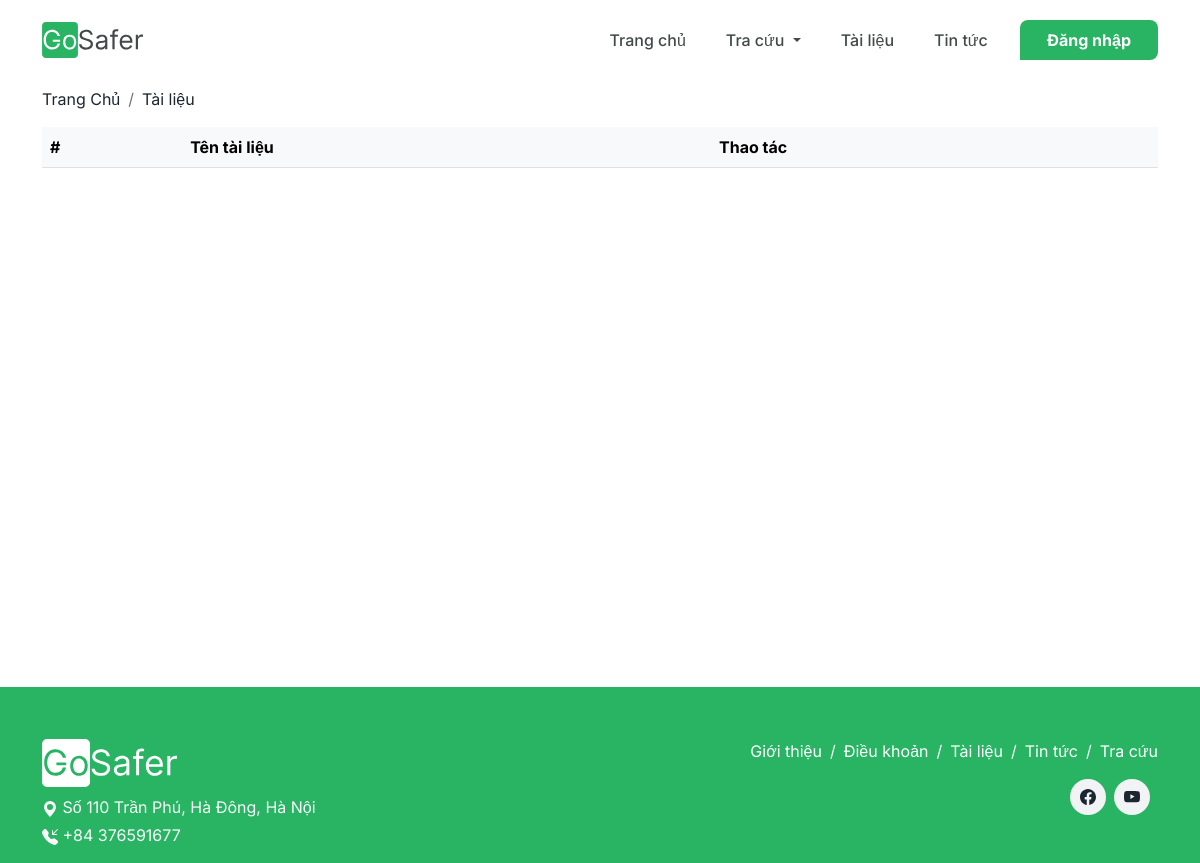
The page /document on the database as committed earlier.
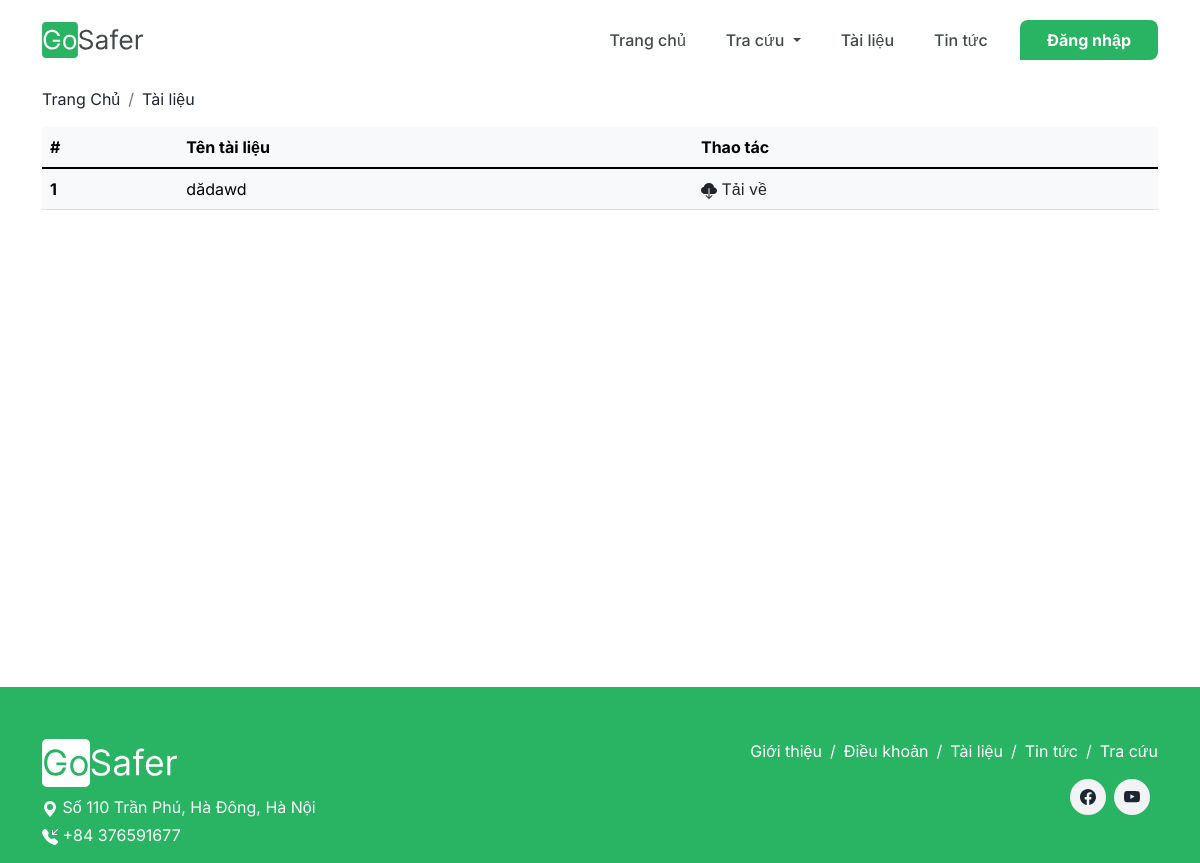
The same page on the database as committed later.
### tables this page shows
CREATE TABLE `documents` (
  `id` bigint(20) unsigned NOT NULL AUTO_INCREMENT,
  `name` varchar(250) NOT NULL,
  `file` varchar(100) NOT NULL,
  `description` text DEFAULT NULL,
  PRIMARY KEY (`id`)
);

### src/Renderer/View.php (called while the page is built, shortened)
<?php
class View implements BaseView
{
    private Application $app;
    private $name;
    private function __construct(Application $app,$name, $data)
    {
        $this->app = $app;
        $this->name = $name;
    }
    public function render()
    {
        require_once ($this->app->path('resource.view')."/$this->name.gosafer.php");
    }
}

### src/Http/ViewResponse.php (called while the page is built, shortened)
<?php
class ViewResponse extends BaseResponse
{
    public function render()
    {
        $this->response->render();
    }
}

### src/Http/Handler.php (called while the page is built, shortened)
<?php
class Handler
{
    private Router $router;
    private ResponseInterface $response;
    public function __construct(Application $app, Router $router)
    {
        $this->router = $router;
    }
    public function handle(Request $request) {
        $url = trim($request->url(), '/');
        $response = $this->router->dispatch($url, $request->method());
        if(is_string($response) || is_null($response))
        {
            $this->response = new BaseResponse(200, $response);
        }
        else if(is_array($response))
        {
            $this->response = new JsonResponse(200, $response);
        }
        else if($response instanceof View)
        {
            $this->response = new ViewResponse(200, $response);
        }
        return $this;
    }
    public function send()
    {
        $this->response->code();
        $this->response->header();
        $this->response->render();
    }
}

### public/index.php (called while the page is built, shortened)
<?php
$app = new GoSafer\App\Application(dirname(__DIR__));
$app->make('http')->handle(\GoSafer\Http\Request::capture())->send();

### src/App/Application.php (called while the page is built, shortened)
<?php
class Application {
    private $instances = array();
    public function bind($name, $object)
    {
        $this->instances[$name] = $object;
    }
    public function make($name)
    {
        return $this->instances[$name];
    }
}

### src/helper.php (called while the page is built, shortened)
<?php
function app($name)
{
    return GoSafer\App\Application::$app->make($name);
}

### src/Model/Model.php (called while the page is built, shortened)
<?php
abstract class Model
{
    protected $table;
    private Connector $connector;
    private QueryBuilder $builder;
    public function __construct()
    {
        $this->connector = app('connector');
        $this->builder = new QueryBuilder();
        $this->builder->select($this->table);
    }
    public function all()
    {
        $query = $this->builder->select($this->table)->get();
        return $this->connector->query($query);
    }
}

### src/Sql/Query/Select.php (called while the page is built, shortened)
<?php
class Select extends Table
{
    private $columns;
    private Where $where;
    public function __construct($table = null, array $columns = null)
    {
        $this->table = $table;
        $this->where = new Where;
    }
    public function part() : string
    {
        return 'SELECT';
    }
    public function build() : string
    {
        $sqlSelect = $this->buildSelect();
        $sqlWhere = $this->buildWhere();
        $sql = $sqlSelect.' WHERE '.$sqlWhere;
        return empty($sqlWhere) ? $sqlSelect : $sql;
    }
    public function buildSelect() : string
    {
        $columns = '*';
        $part = $this->part();
        if(is_string($this->columns)) {
            $columns = $this->columns;
        } else if(is_array($this->columns)) {
            $columns = implode(', ', $this->columns);
        }
        return "$part $columns FROM $this->table";
    }
    public function buildWhere() : string
    {
        return $this->where->build();
    }
    public function select(array $columns = null)
    {
        $this->columns = $columns == null ? '*' : $columns;
        return $this;
    }
}

### src/Sql/Query/QueryFactory.php (called while the page is built, shortened)
<?php
final class QueryFactory
{
    public static function createSelect($table = null, array $columns = null) : Select
    {
        return new Select($table, $columns);
    }
}

### src/Sql/Builder/QueryBuilder.php (called while the page is built, shortened)
<?php
class QueryBuilder implements BuilderInterface
{
    protected QueryInterface $query;
    protected function injectBuilder(QueryInterface $query)
    {
        $this->query = $query;
    }
    public function select($table = null, array $columns = null)
    {
        return $this;
    }
    public function get()
    {
        return $this->query->build();
    }
}

### app/Controller/DocumentController.php (called while the page is built, shortened)
<?php
class DocumentController extends BaseController
{
    public function index(Request $request)
    {
        $documents = new Document();
        return view('document/document', ['documents' => $documents->all()]);
    }
}

### src/Database/Connector.php (called while the page is built, shortened)
<?php
class Connector
{
    private \PDO $connection;
    private array $connectionParams;
    public function __construct(array $connection_params)
    {
        $this->connectionParams = $connection_params;
    }
    private function initConnection()
    {
        $this->connection = Connection::connect(
            $this->connectionParams['host'],
            $this->connectionParams['user'],
            $this->connectionParams['password'],
            $this->connectionParams['schema']
        );
    }
    public function query(string $sql, array $params = [])
    {
        $stmt = $this->connection->prepare($sql);
        $stmt->execute($params);
        $result = $stmt->fetchAll();
        return $result;
    }
}

### src/Database/Connection.php (called while the page is built, shortened)
<?php
class Connection
{
    public static function connect(
        string $DB_HOST,
        string $DB_USER_ACCOUNT,
        string $DB_USER_PASSWORD,
        string $DB_INSTANCE
    ): \PDO {
        $db = new \PDO("mysql:host=$DB_HOST;dbname=$DB_INSTANCE", $DB_USER_ACCOUNT, $DB_USER_PASSWORD);
        $db->setAttribute(\PDO::ATTR_ERRMODE, \PDO::ERRMODE_EXCEPTION);
        $db->setAttribute(\PDO::ATTR_EMULATE_PREPARES, false);
        $db->setAttribute(\PDO::ATTR_PERSISTENT, false);
        $db->setAttribute(\PDO::ATTR_DEFAULT_FETCH_MODE, \PDO::FETCH_ASSOC);
        return $db;
    }
}

### src/Routing/Route.php (called while the page is built, shortened)
<?php
class Route
{
    private $callback;
    private function __construct($method, $url, $callback)
    {
        $this->callback = $callback;
    }
    public function response(Request $request) {
        if(is_array($this->callback)) {
            $controllerName = $this->callback[0];
            $methodName = $this->callback[1];
            $controller = new $controllerName;
            return call_user_func_array(array($controller, $methodName), [$request]);
        }
    }
}

### src/Routing/Router.php (called while the page is built, shortened)
<?php
class Router
{
    private array $routes;
    private Application $app;
    public function __construct(Application $app)
    {
        $this->routes = array();
        $this->app = $app;
    }
    private function addRoute(Route $route) {
        $this->app->bind($route->id(), $route);
        $this->routes[$route->id()] = $route;
    }
    public function dispatch($url, $method) {
        $id = "$url*$method";
        return $this->routes[$id]->response($this->app->make('request'));
    }
}

### src/Http/Request.php (called while the page is built, shortened)
<?php
class Request
{
    private array $server;
    private function __construct(array $server)
    {
        $this->server = $server;
    }
    public function method() {
        return $this->server['REQUEST_METHOD'] ?? null;
    }
    public function url() {
        $uri = $this->server['REQUEST_URI'];
        return $uri ? explode('?', $uri)[0] : null;
    }
}

### src/Sql/Query/Where.php (called while the page is built, shortened)
<?php
class Where extends AbstractBaseQuery
{
    private array $conditions = [];
    public function build(): string
    {
        $sql = '';
        if(!count($this->conditions)) return '';
        return $sql;
    }
}

### resource/view/document/document.gosafer.php (the view, shortened to what this page needs)
<!DOCTYPE html>
<html lang="en">
<head>
    <link rel="stylesheet" href="/css/boootstrap.css">
    <link rel="stylesheet" href="/css/main.css">
</head>
<body>
    <?php view('components/header-page')->render() ?>
    <nav class="container-lg mb-2" aria-label="breadcrumb">
        <ol class="breadcrumb">
          <li class="breadcrumb-item" aria-current="page"><a href="/">Trang Chủ</a></li>
          <li class="breadcrumb-item active" aria-current="page"><a href="/document">Tài liệu</a></li>
        </ol>
    </nav>
    <section class="main-content container-lg">
        <table class="table table-light mb-5">
            <thead>
                <tr>
                    <th scope="col">#</th>
                    <th scope="col">Tên tài liệu</th>
                    <th scope="col">Thao tác</th>
                </tr>
            </thead>
            <tbody>
                <?php
                foreach($documents as $index => $document)
                {
                    $name = $document['name']; $i = $index + 1; $file = $document['file'];
                    $updateBtnReplace = str_replace("{id}", $document['id'], $updateBtn);
                    $deleteBtnReplace = str_replace("{id}", $document['id'], $deleteBtn);
                    $id = $document['id'];
                    echo "
                        <tr document-id='$id'>
                            <th scope='row'>${i}</th>
                            <td>${name}</td>
                            <td>
                                <a class='d-inline-block link-dark me-2' href='/file/$file'>
                                    <svg xmlns='http://www.w3.org/2000/svg' width='16' height='16' fill='currentColor' class='d-inline-block' viewBox='0 0 16 16'><path fill-rule='evenodd' d='M8 0a5.53 5.53 0 0 0-3.594 1.342c-.766.66-1.321 1.52-1.464 2.383C1.266 4.095 0 5.555 0 7.318 0 9.366 1.708 11 3.781 11H7.5V5.5a.5.5 0 0 1 1 0V11h4.188C14.502 11 16 9.57 16 7.773c0-1.636-1.242-2.969-2.834-3.194C12.923 1.999 10.69 0 8 0zm-.354 15.854a.5.5 0 0 0 .708 0l3-3a.5.5 0 0 0-.708-.708L8.5 14.293V11h-1v3.293l-2.146-2.147a.5.5 0 0 0-.708.708l3 3z'/></svg>
                                    Tải về
                                </a>
                                ${deleteBtnReplace}
                                ${updateBtnReplace}
                            </td>
                        </tr>
                    ";
                }
                ?>
            </tbody>
        </table>
    </section>
    <?php view('components/footer')->render() ?>
</body>
</html>

### resource/view/components/header-page.gosafer.php (shortened to what this page needs)
<header class="py-2 position-relative mb-2">
    <?php
        $nav = auth()->loggined() ? 'components/nav-admin' : 'components/nav';
        view($nav)->render();
    ?>
</header>

### resource/view/components/nav.gosafer.php (shortened to what this page needs)
<nav class="navbar navbar-expand-lg navbar-light">
    <div class="container-lg">
        <a class="navbar-brand fs-4 d-block flex-grow-1" href="/">
            <img src="/img/gosafter.svg" alt="" srcset="">
        </a>
        <div class="collapse navbar-collapse flex-grow-0" id="navbarNavAltMarkup">
            <div class="navbar-nav">
                <a class="nav-link active" aria-current="page" href="/">Trang chủ</a>
                <div class="nav-item dropdown">
                    <a class="nav-link dropdown-toggle" href="/reports/lookup">
                        Tra cứu
                    </a>
                </div>
                <a class="nav-link" href="/document">Tài liệu</a>
                <a class="nav-link" href="/news">Tin tức</a>
                <a class="btn-rounded-left" href="/login">Đăng nhập</a>
            </div>
        </div>
    </div>
</nav>

### resource/view/components/footer.gosafer.php (shortened to what this page needs)
<footer class="py-2 pt-5">
    <div class="container-lg">
        <div class="row">
            <div class="col-12 col-sm-6 my-1">
                <div class="mb-2">
                    <a class="footer-logo" href="/"><img src="/img/gosafter_light.svg" alt="" srcset=""></a>
                </div>
                <div class="">
                    <p class="text-light mb-1" href="#">
                        <svg xmlns="http://www.w3.org/2000/svg" width="16" height="16" fill="currentColor" class="d-inline-block" viewBox="0 0 16 16"><path d="M8 16s6-5.686 6-10A6 6 0 0 0 2 6c0 4.314 6 10 6 10zm0-7a3 3 0 1 1 0-6 3 3 0 0 1 0 6z"/></svg>
                        Số 110 Trần Phú, Hà Đông, Hà Nội
                    </p>
                    <a class="link-sm link-light mb-1 d-block" href="tel:0376591677">
                        +84 376591677
                    </a>
                </div>
            </div>
            <div class="col-12 col-sm-6 my-1">
                <nav class="mb-2" aria-label="breadcrumb">
                    <ol class="breadcrumb justify-content-sm-end">
                      <li class="breadcrumb-item" aria-current="page"><a href="/introduction">Giới thiệu</a></li>
                      <li class="breadcrumb-item" aria-current="page"><a href="/terms">Điều khoản</a></li>
                      <li class="breadcrumb-item" aria-current="page"><a href="/document">Tài liệu</a></li>
                      <li class="breadcrumb-item" aria-current="page"><a href="/news">Tin tức</a></li>
                      <li class="breadcrumb-item" aria-current="page"><a href="/reports/lookup">Tra cứu</a></li>
                    </ol>
                </nav>
                <div class="d-flex align-items-center mb-2 justify-content-sm-end">
                    <a target="_blank" class="btn-soft-light btn-icon me-2" href="https://www.facebook.com/pvbooks34">
                    </a>
                    <a target="_blank" class="btn-soft-light btn-icon me-2" href="https://www.youtube.com/channel/UCdkkVAwz4hhwmB9JFR4Yv4A">
                    </a>
                </div>
            </div>
        </div>
    </div>
</footer>

### resource/css/main.css (style rules this page uses)
* { font-family: 'Inter', sans-serif; }
a { text-decoration: none !important; }
.btn-rounded-left { border-radius: 8px 8px 8px 0; border: 2px solid rgba(0,0,0,0); background-color: #28B463; color: #fff !important; padding: 5px 25px; font-weight: 700; transition: all .3s cubic-bezier(0.075, 0.82, 0.165, 1); display: flex; align-items: center; width: fit-content; }
.btn-icon { padding: 10px; margin: 0; border-radius: 9999px; background-color: #F2F3F4; display: flex; width: fit-content; height: fit-content; fill: #424949; color: #1B2631; }
.navbar-nav .nav-link:not(:last-child) { margin-right: 1.5rem; }
.navbar-nav .nav-link { color: #424949 !important; transition: all .3s cubic-bezier(0.215, 0.610, 0.355, 1); font-weight: 500; }
.navbar-brand { font-weight: 500; color: #424949; }
.navbar-brand img { height: 2.25rem; object-fit: contain; }
.breadcrumb-item a { color: #1B2631; }
.main-content { min-height: 70vh; }
footer { background-color: #28B463; }
footer .breadcrumb-item * { color: #fff; }
footer .breadcrumb-item+.breadcrumb-item::before { float: left; padding-right: .5rem; color: #fff; }
.footer-logo img { height: 3rem; object-fit: contain; }

Rows that differ between the two databases and show on the page:
added documents: i "1", name "dădawd"
